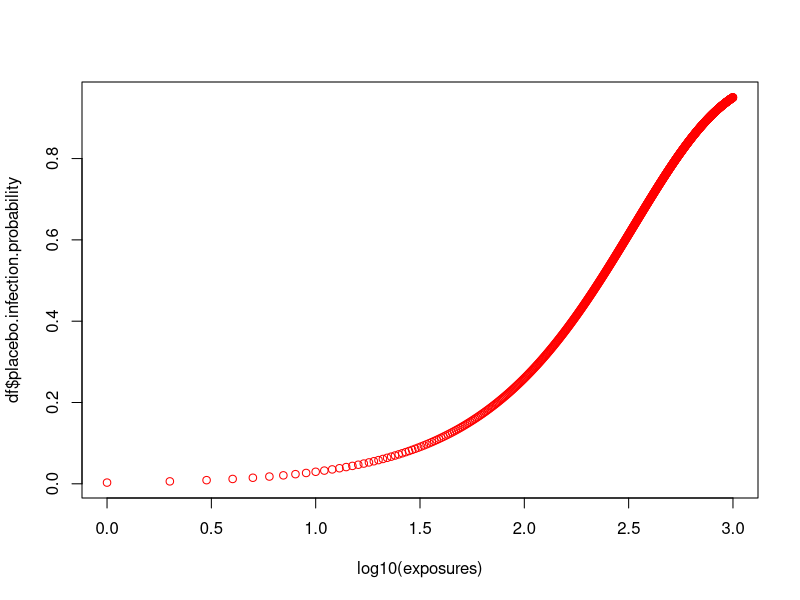

Write the R code that produced this figure. (Note: this script raises an error after producing the figure.)

lambda <- 0.003   # per-exposure infection probability
exposures <- seq(1, 1000, by=1)
#infection.probability <- 1 - (1 - lambda)^(exposures)
epsilon = 0.5

infection.probs <- function(lambda, exposures, epsilon){
  
  placebo.infection.probability <- 1 - (1 - lambda)^exposures
  vaccine.infection.probability = 1 - (1 - lambda*(1-epsilon))^exposures
  df <- as.data.frame(cbind(placebo.infection.probability, vaccine.infection.probability))                                                                          
  return(df)
  
}

df <- infection.probs(lambda, exposures, epsilon)

plot(log10(exposures), df$placebo.infection.probability, col = "red")
points()
